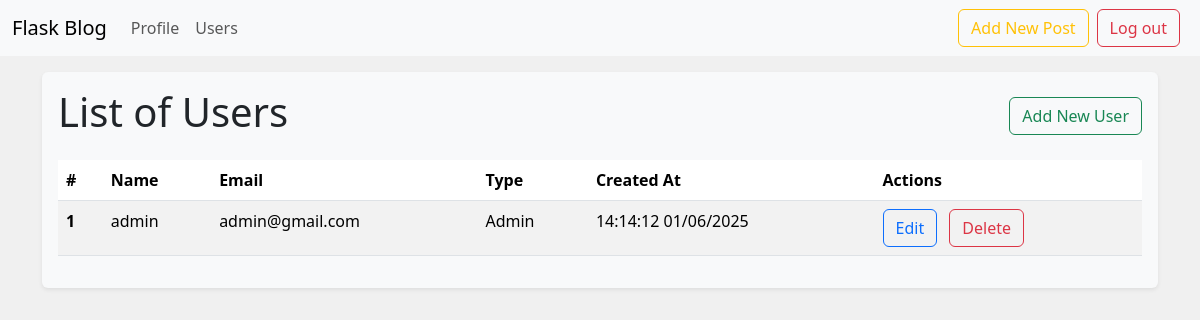
Page /users (signed in) on the earlier database version.
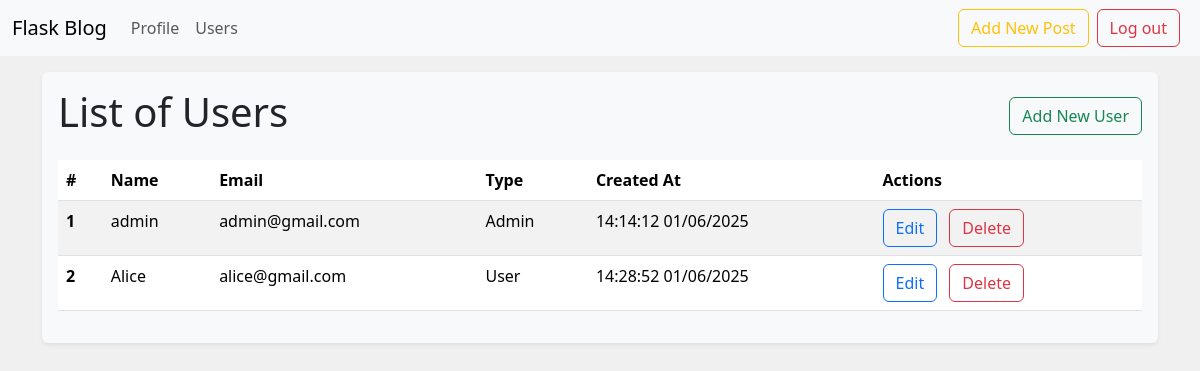
Same page on the later database version.
### app/models.py (models this page shows, shortened)
class User(db.Model, UserMixin):
    id = db.Column(db.Integer, primary_key=True)
    name = db.Column(db.String(100), nullable=False)
    email = db.Column(db.String(100), nullable=False, unique=True)
    created_at = db.Column(db.DateTime, default=datetime.now)
    password = db.Column(db.String(128), nullable=False)
    is_admin = db.Column(db.Boolean, default=False)
    posts = db.relationship('Post', backref='author', lazy=True, cascade="all, delete-orphan")

### app/routes.py (the view)
@main.route("/users", methods=['GET'])
@login_required
@admin_required
def users():
    users = User.query.order_by(User.created_at)
    return render_template("users.html", users=users)

### app/__init__.py (called while the page is built)
def create_app():
    app = Flask(__name__)
    app.config['SECRET_KEY'] = "secret-key"
    app.config['SQLALCHEMY_DATABASE_URI'] = "sqlite:///database.db"
    db.init_app(app)
    login_manager = LoginManager()
    login_manager.init_app(app)
    login_manager.login_view = "main.login"
    from .models import User
    @login_manager.user_loader
    def load_user(user_id):
        return User.query.get(int(user_id))
    from .routes import main
    app.register_blueprint(main)
    return app

### app/routes.py (called while the page is built)
def admin_required(f):
    @wraps(f)
    def decorated_function(*args, **kwargs):
        if not current_user.is_authenticated:
            flash("Please log in first.")
            return redirect(url_for('main.login'))  # Adjust to your login route
        if not current_user.is_admin:
            flash("Admin access required.")
            return redirect(url_for('main.login'))  # Redirect to home or safe route
        return f(*args, **kwargs)
    return decorated_function

### app/templates/users.html (shortened to what this page needs)
{% extends "base.html" %} {% block content %}
<div class="shadow-sm p-3 mb-5 bg-body-tertiary rounded">
  <div class="d-flex justify-content-between align-items-center mb-3">
    <h1>List of Users</h1>
    <a href="{{ url_for('main.add_user') }}" class="btn btn-outline-success"
      >Add New User</a
    >
  </div>
  <table class="table table-striped table-hover">
    <thead>
      <tr>
        <th scope="col">#</th>
        <th scope="col">Name</th>
        <th scope="col">Email</th>
        <th scope="col">Type</th>
        <th scope="col">Created At</th>
        <th scope="col">Actions</th>
      </tr>
    </thead>
    <tbody>
      {% for user in users %}
      <tr>
        <th scope="row">{{ user.id }}</th>
        <td>{{ user.name }}</td>
        <td>{{ user.email }}</td>
        <td>{{ 'Admin' if user.is_admin else 'User' }}</td>
        <td>{{ user.created_at.strftime('%H:%M:%S %d/%m/%Y') }}</td>
        <td>
          <a
            href="{{ url_for('main.update_user', id=user.id) }}"
            class="btn btn-outline-primary me-2"
            role="button"
            >Edit</a
          >
          <a
            href="{{ url_for('main.delete_user', id=user.id) }}"
            class="btn btn-outline-danger"
            role="button"
            >Delete</a
          >
        </td>
      </tr>
      {% endfor %}
    </tbody>
  </table>
</div>
{% endblock %}

Differences in the rows shown:
added User: id "2", name "Alice", email "alice@gmail.com", is_admin "User", created_at "14:28:52 01/06/2025"
